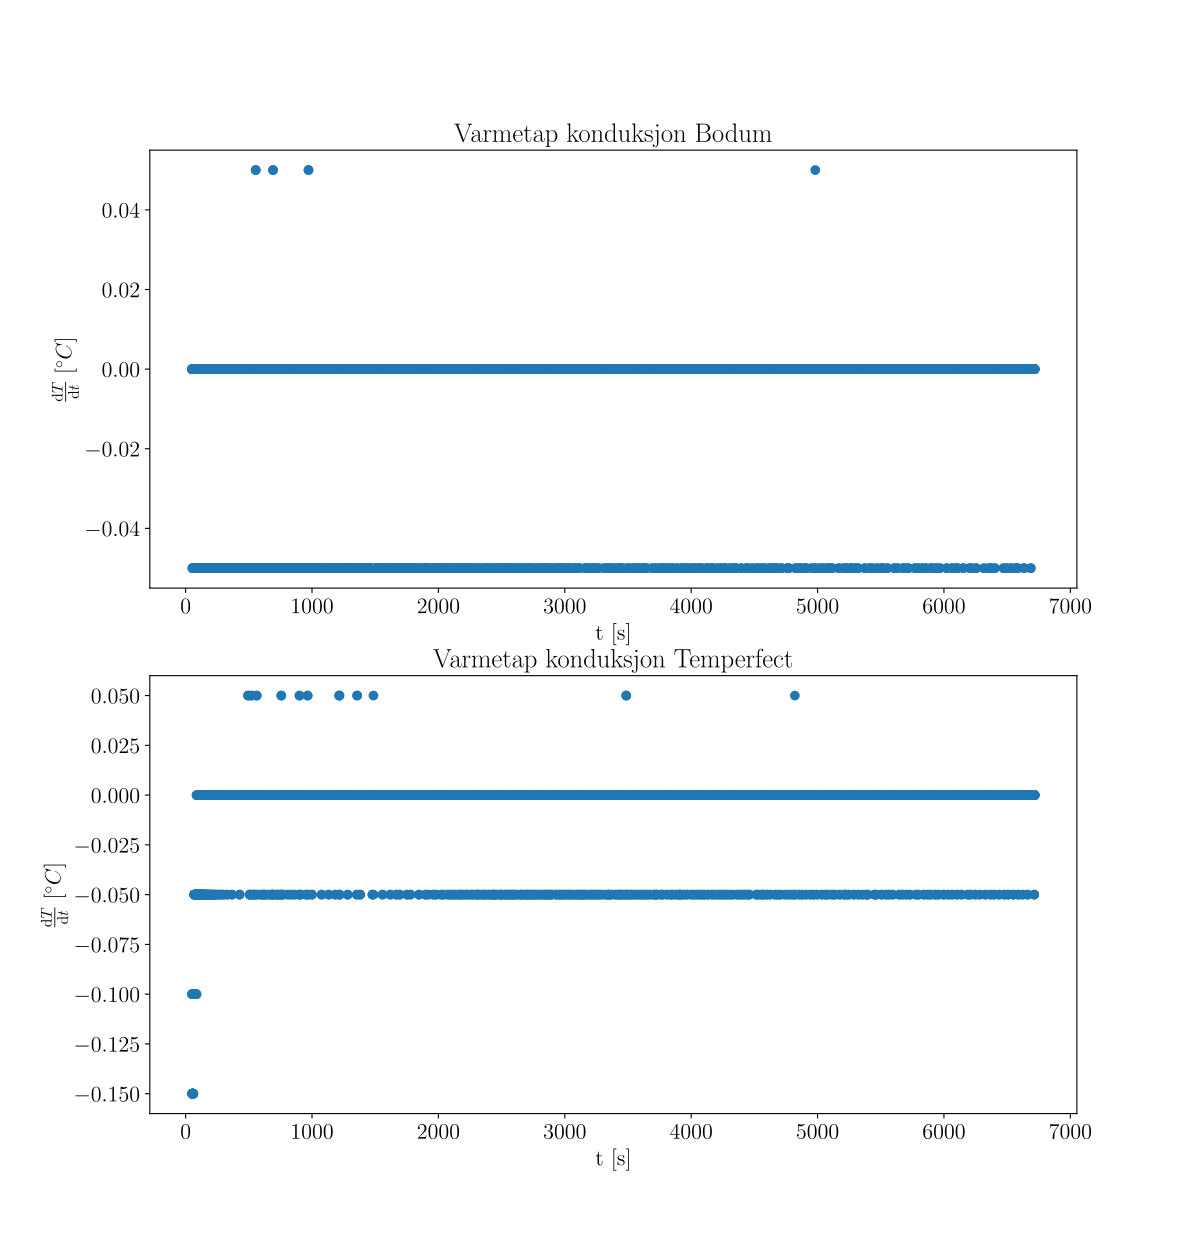

Here is the Python script that generated this plot:
import numpy as np
import matplotlib.pyplot as plt
import termoread as tm



plt.rc('text', usetex=True)
plt.rc('font', family='serif', size=16)

fig, axs = plt.subplots(2)
axs[0].scatter(tm.t[100:], np.gradient(tm.T1[100:]))
axs[0].set_title('Varmetap konduksjon Bodum')
axs[1].scatter(tm.t[100:], np.gradient(tm.T2[100:]))
axs[1].set_title('Varmetap konduksjon Temperfect')
for i in (0, 1):
    axs[i].set_xlabel('t [s]')
    axs[i].set_ylabel('$\\frac{\mathrm{d}T}{\mathrm{d}t} \; [^{\circ}C]$')


plt.show()
